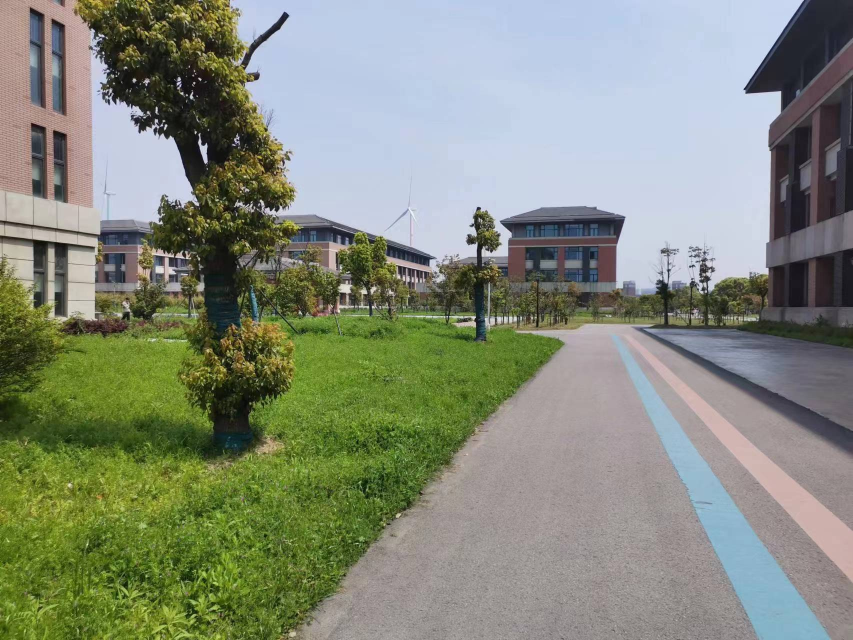
#> input picture 实验一代码/5.jpg, 1706 x 1280 px (shown at 1/2 size)
$ python test.py
#> lines starting #> are read from the running program, lines starting #| are printed output that depends on the picture
# -*- coding: utf-8 -*-
"""
Created on Fri Sep 27 22:29:53 2019

@author: erio
"""

import numpy as np
import imutils
import cv2
import time

class Stitcher:
    def __init__(self):
        # determine if we are using OpenCV v3.X
        self.isv3 = imutils.is_cv3()

    def stitch(self, images, ratio=0.75, reprojThresh=4.0,
        showMatches=False):
        # unpack the images, then detect keypoints and extract
        # local invariant descriptors from them

        (imageB, imageA) = images
        start = time.time()
        (kpsA, featuresA) = self.detectAndDescribe(imageA)
        end = time.time()
        print('%.5f s' %(end-start))

        (kpsB, featuresB) = self.detectAndDescribe(imageB)

        # match features between the two images
        start = time.time()
        M = self.matchKeypoints(kpsA, kpsB,
            featuresA, featuresB, ratio, reprojThresh)
        end = time.time()
        print('%.5f s' %(end-start))


        # if the match is None, then there aren't enough matched
        # keypoints to create a panorama
        if M is None:
            return None

        # otherwise, apply a perspective warp to stitch the images
        # together
        (matches, H, status) = M
        start = time.time()
        result = cv2.warpPerspective(imageA, H,
            (imageA.shape[1] + imageB.shape[1], imageA.shape[0]))
        result[0:imageB.shape[0], 0:imageB.shape[1]] = imageB
        end = time.time()
        print('%.5f s' %(end-start))


        # check to see if the keypoint matches should be visualized
        if showMatches:
            start = time.time()
            vis = self.drawMatches(imageA, imageB, kpsA, kpsB, matches,
                status)
            end = time.time()
            print('%.5f s' %(end-start))
            # return a tuple of the stitched image and the
            # visualization
            return (result, vis)

        # return the stitched image
        return result

    #接收照片，检测关键点和提取局部不变特征
    #用到了高斯差分（Difference of Gaussian (DoG)）关键点检测，和SIFT特征提取
    #detectAndCompute方法用来处理提取关键点和特征
    #返回一系列的关键点
    def detectAndDescribe(self, image):
        # convert the image to grayscale
        gray = cv2.cvtColor(image, cv2.COLOR_BGR2GRAY)

        # check to see if we are using OpenCV 3.X
        if self.isv3:
            # detect and extract features from the image
            descriptor = cv2.xfeatures2d.SIFT_create()
            (kps, features) = descriptor.detectAndCompute(image, None)

        # otherwise, we are using OpenCV 2.4.X
        else:
            # detect keypoints in the image
            detector = cv2.FeatureDetector_create("SIFT")
            kps = detector.detect(gray)

            # extract features from the image
            extractor = cv2.DescriptorExtractor_create("SIFT")
            (kps, features) = extractor.compute(gray, kps)

        # convert the keypoints from KeyPoint objects to NumPy
        # arrays
        kps = np.float32([kp.pt for kp in kps])

        # return a tuple of keypoints and features
        return (kps, features)
    #matchKeypoints方法需要四个参数，第一张图片的关键点和特征向量，第二张图片的关键点特征向量。
    #David Lowe’s ratio测试变量和RANSAC重投影门限也应该被提供。
    def matchKeypoints(self, kpsA, kpsB, featuresA, featuresB,
        ratio, reprojThresh):
        # compute the raw matches and initialize the list of actual
        # matches
        matcher = cv2.DescriptorMatcher_create("BruteForce")
        rawMatches = matcher.knnMatch(featuresA, featuresB, 2)
        matches = []

        # loop over the raw matches
        for m in rawMatches:
            # ensure the distance is within a certain ratio of each
            # other (i.e. Lowe's ratio test)
            if len(m) == 2 and m[0].distance < m[1].distance * ratio:
                matches.append((m[0].trainIdx, m[0].queryIdx))

        # computing a homography requires at least 4 matches
        if len(matches) > 4:
            # construct the two sets of points
            ptsA = np.float32([kpsA[i] for (_, i) in matches])
            ptsB = np.float32([kpsB[i] for (i, _) in matches])

            # compute the homography between the two sets of points
            (H, status) = cv2.findHomography(ptsA, ptsB, cv2.RANSAC,
                reprojThresh)

            # return the matches along with the homograpy matrix
            # and status of each matched point
            return (matches, H, status)

        # otherwise, no homograpy could be computed
        return None
    #连线画出两幅图的匹配
    def drawMatches(self, imageA, imageB, kpsA, kpsB, matches, status):
        # initialize the output visualization image
        (hA, wA) = imageA.shape[:2]
        (hB, wB) = imageB.shape[:2]
        vis = np.zeros((max(hA, hB), wA + wB, 3), dtype="uint8")
        vis[0:hA, 0:wA] = imageA
        vis[0:hB, wA:] = imageB

        # loop over the matches
        for ((trainIdx, queryIdx), s) in zip(matches, status):
            # only process the match if the keypoint was successfully
            # matched
            if s == 1:
                # draw the match
                ptA = (int(kpsA[queryIdx][0]), int(kpsA[queryIdx][1]))
                ptB = (int(kpsB[trainIdx][0]) + wA, int(kpsB[trainIdx][1]))
                cv2.line(vis, ptA, ptB, (0, 255, 0), 1)

        # return the visualization
        return vis


if __name__ == '__main__':
# load the two images and resize them to have a width of 400 pixels
# (for faster processing)
    imageA = cv2.imread('5.jpg')
#> imageA is the input picture: shape (1280, 1706, 3); mean B, G, R 122.7, 138.9, 132.4
    imageB = cv2.imread('6.jpg')
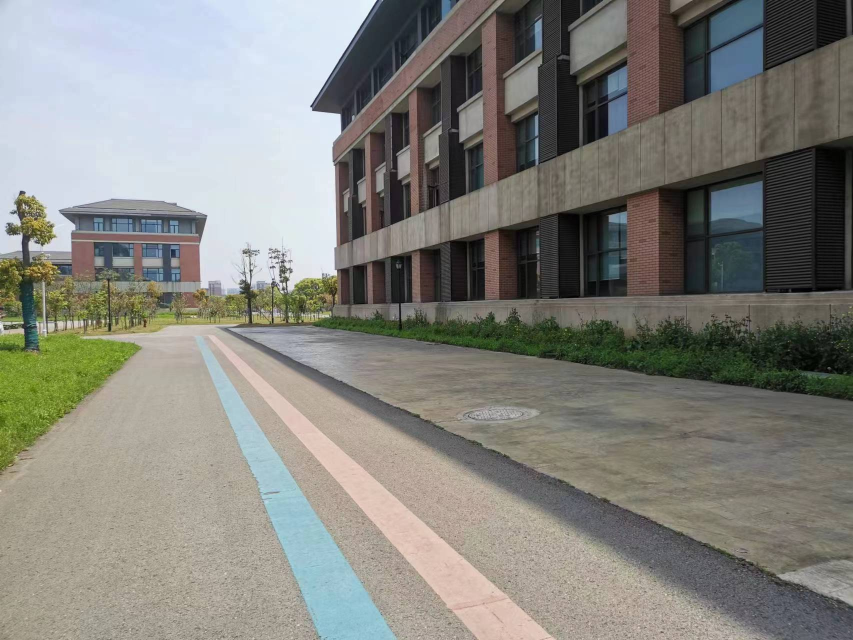
#> input picture 实验一代码/6.jpg, 1706 x 1280 px (shown at 1/2 size)
#> imageB is the input picture: shape (1280, 1706, 3); mean B, G, R 125.2, 131.4, 131.8
#imageA = imutils.resize(imageA, width=400)
#imageB = imutils.resize(imageB, width=400)
# stitch the images together to create a panorama
# showMatches=True 展示两幅图像特征的匹配,返回vis
    start = time.time()
    stitcher = Stitcher()
    (result, vis) = stitcher.stitch([imageA, imageB], showMatches=True)
#> in detectAndDescribe, `gray = cv2.cvtColor(image, cv2.COLOR_BGR2GRAY)`:
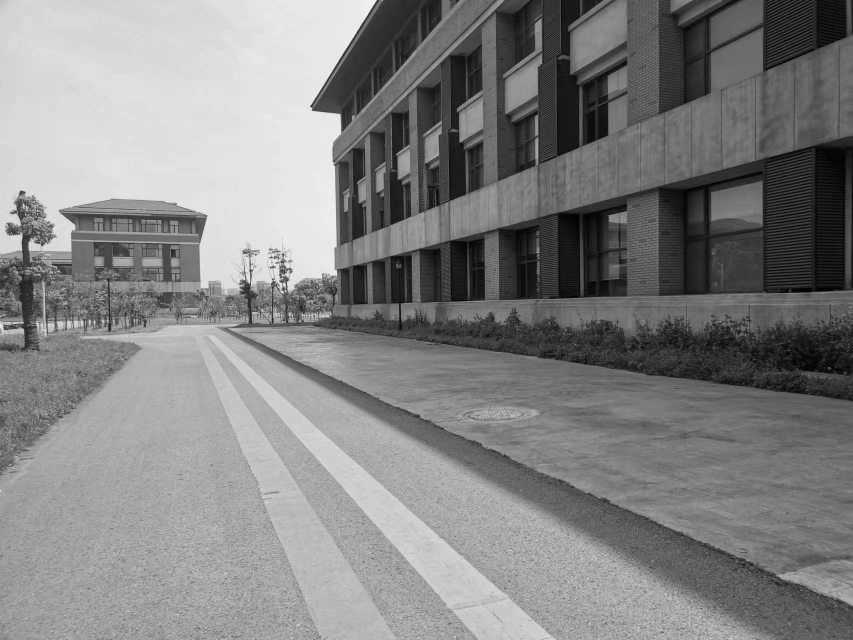
#> gray: shape (1280, 1706) (shown at 1/2 size); min 0, max 254, mean 130.8
#> in detectAndDescribe, `kps = detector.detect(gray)`: kps = 8965 keypoints; strongest (x, y, size): (540, 515, 2), (622, 212, 2.7), (501, 541, 4.1), (44, 385, 6.8)
#> in detectAndDescribe, `kps = np.float32([kp.pt for kp in kps])`: kps = 8965 pairs, first value 3.16 to 1702.3, second value 2.39 to 1277
#> in stitch, `(kpsA, featuresA) = self.detectAndDescribe(imageA)`: kpsA has the same summary as kps in detectAndDescribe
#> in detectAndDescribe (call 2), `gray = cv2.cvtColor(image, cv2.COLOR_BGR2GRAY)`:
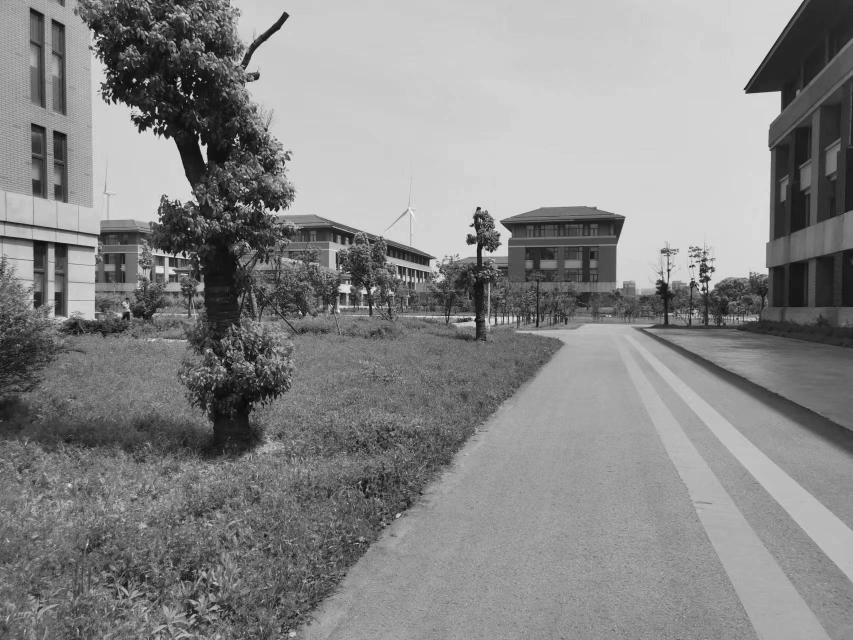
#> gray: shape (1280, 1706) (shown at 1/2 size); min 0, max 254, mean 135.1
#> in detectAndDescribe (call 2), `kps = detector.detect(gray)`: kps = 16211 keypoints; strongest (x, y, size): (378, 458, 3.2), (388, 166, 2.8), (269, 160, 5), (374, 190, 2.5)
#> in detectAndDescribe (call 2), `kps = np.float32([kp.pt for kp in kps])`: kps = 16211 pairs, first value 2.43 to 1702.5, second value 2.44 to 1277.2
#> in stitch, `(kpsB, featuresB) = self.detectAndDescribe(imageB)`: kpsB has the same summary as kps in detectAndDescribe
#> in matchKeypoints, `rawMatches = matcher.knnMatch(featuresA, featuresB, 2)`: rawMatches = 8965 matches
#> after the loop in matchKeypoints, `for m in rawMatches:`: matches = 547 pairs, first value 33 to 16192, second value 81 to 8927
#> in matchKeypoints, `ptsA = np.float32([kpsA[i] for (_, i) in matches])`: ptsA = 547 pairs, first value 14.29 to 1687, second value 13.32 to 1222.4
#> in matchKeypoints, `ptsB = np.float32([kpsB[i] for (i, _) in matches])`: ptsB = 547 pairs, first value 5.21 to 1690.7, second value 18 to 1269.8
#> in matchKeypoints, `(H, status) = cv2.findHomography(ptsA, ptsB, cv2.RANSAC, reprojThresh)`: H = [[0.304, 0.0662, 915], [-0.247, 0.892, 87.69], [-0.000428, 7.48e-05, 1]]; status = 547 values, max 1 at index 2, min 0 at index 0, mean 0.62
#> in stitch, `result = cv2.warpPerspective(imageA, H, (imageA.shape[1] + imageB.shap..`:
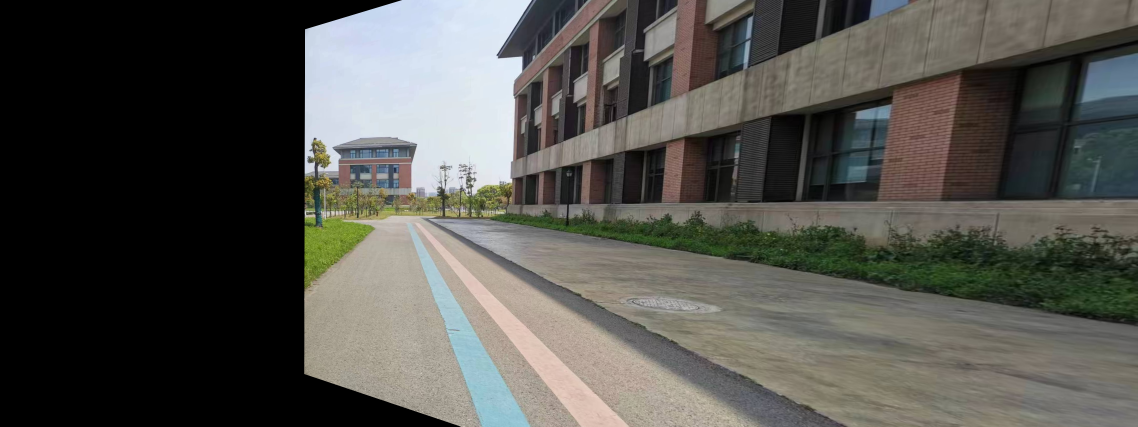
#> result: shape (1280, 3412, 3) (shown at 1/3 size); mean B, G, R 77.3, 82.2, 82.8
#> in stitch, `result[0:imageB.shape[0], 0:imageB.shape[1]] = imageB`:
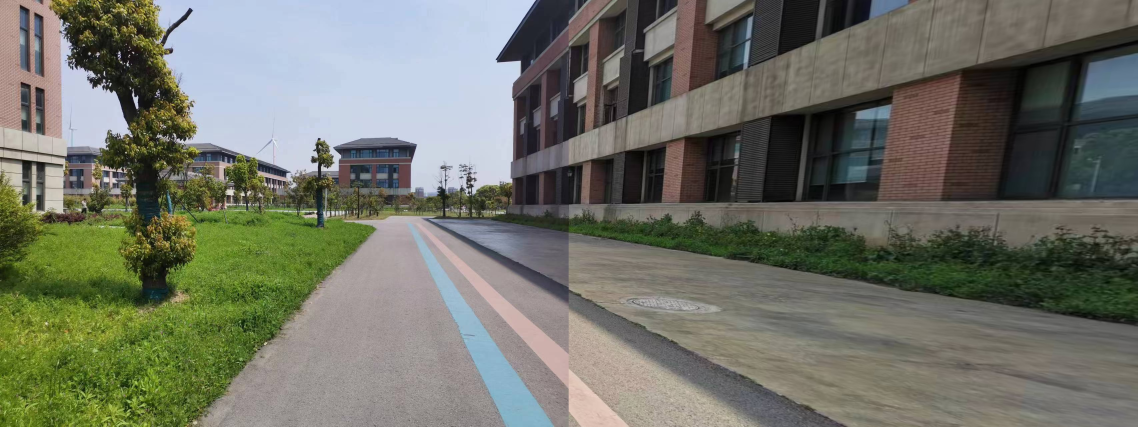
#> result: shape (1280, 3412, 3) (shown at 1/3 size); mean B, G, R 102.3, 114.4, 112
#> in drawMatches, `vis[0:hB, wA:] = imageB`:
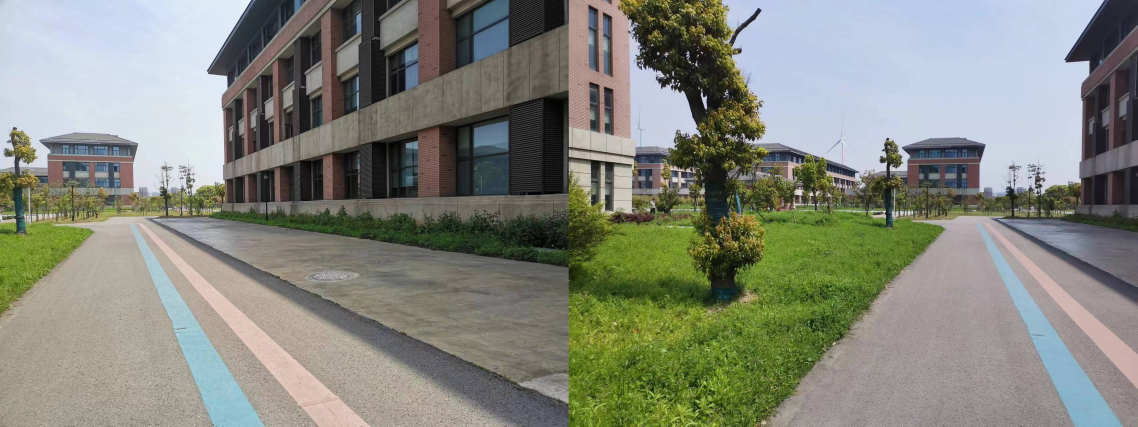
#> vis: shape (1280, 3412, 3) (shown at 1/3 size); mean B, G, R 123.9, 135.1, 132.1
#> the loop in drawMatches, `for ((trainIdx, queryIdx), s) in zip(matches, status):` made 547 passes
#> (trainIdx, queryIdx, s, ptA, ptB) on passes 3, 4, 6, 8, 14, 59: (13810, 139, [1], (22, 643), (2633, 631)), (13811, 140, [1], (22, 643), (2633, 631)), (13801, 149, [1], (23, 632), (2632, 622)), (13832, 181, [1], (27, 645), (2637, 633)), (13845, 231, [1], (33, 655), (2640, 642)), (14139, 736, [1], (95, 603), (2689, 599))
#> (ptA, ptB) on passes 66, 67, 69, 70, 71, 74: ((110, 641), (2697, 631)), ((111, 660), (2697, 648)), ((123, 586), (2708, 585)), ((125, 427), (2712, 448)), ((128, 572), (2711, 573)), ((139, 513), (2718, 521))
#> after the loop in drawMatches, `for ((trainIdx, queryIdx), s) in zip(matches, status):`:
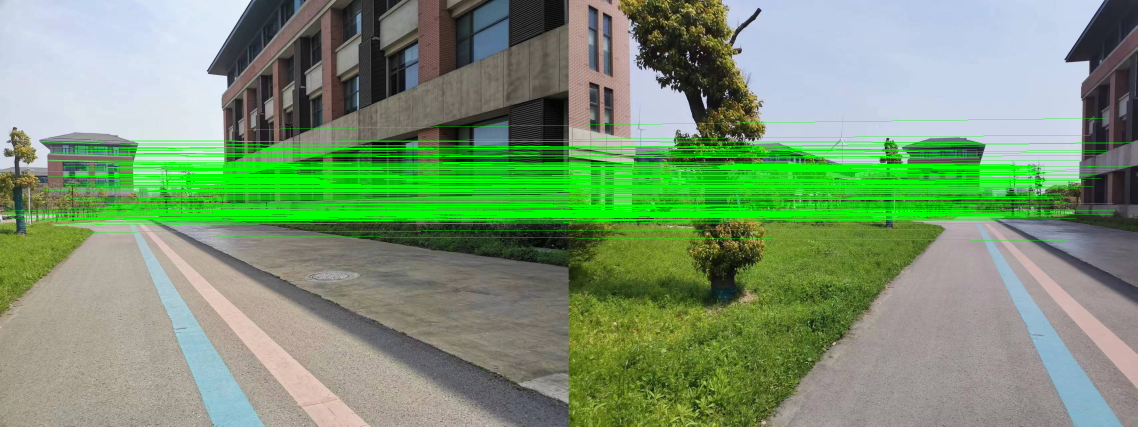
#> vis: shape (1280, 3412, 3) (shown at 1/3 size); mean B, G, R 115.2, 150.6, 122.2
# show the images
    end = time.time()
    print('%.5f s' %(end-start))
    cv2.imwrite('7.jpg', vis)
    cv2.imwrite('result.jpg', result)
